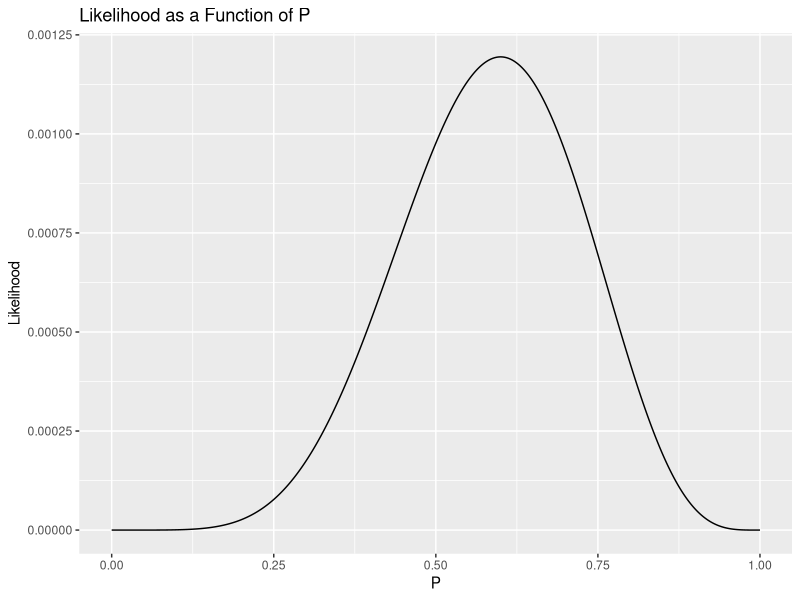
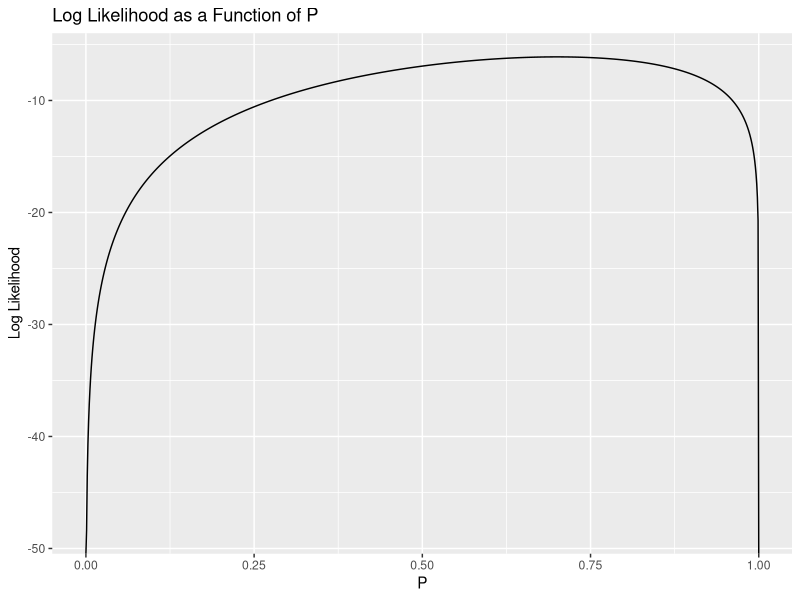
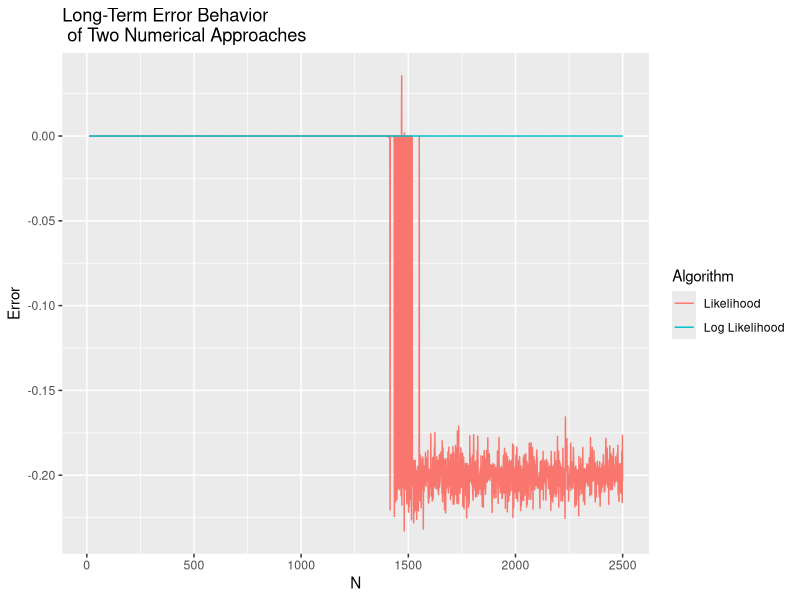

The R source for these figures, in order:
## ---- chunk 1
# Load some helpful libraries
library(tidyverse)
## ---- chunk 2

p.parameter <- 0.8  # set the probability parameter to 0.8 
sequence <- rbinom(10, 1, p.parameter) # generates a binomial distribution with number of trials = 1, number of observations = 10, and probability of success = 0.8
## ---- chunk 3
# creating a likelihood function that takes two parameters: a probbility of events as sequence and a probability of success
likelihood <- function(sequence, p.parameter) 
{
  likelihood <- 1  # assign 1 to likelihood
 
  for (i in 1:length(sequence))  #loop through the sequence vector startig at 1 to the lenght of the sequence
  {
    if (sequence[i] == 1) # in case the sequence is 1 then likelihood will be equal to the likelihood times the parameter
    {
      likelihood <- likelihood * p.parameter  
    }
    else # otherwise likelihood estimation will be equal to the likelihood * the difference of 1 from the probability fo success
    {
      likelihood <- likelihood * (1 - p.parameter)
    }
  }
 
  return(likelihood) # returns the likelihood maximum estimation 
}
## ---- chunk 4
possible.p <- seq(0, 1, by = 0.001)   # generate a sequence from 0 to 1 by increasing values by 0.001
#line plot based on sequence values and the likelihood maximum extimation
qplot(possible.p,
      sapply(possible.p, function (p) {likelihood(sequence, p)}), # grouping the generated sequence with  the created likelihood function using a un-named function that takes a parameter p 
      geom = 'line',
      main = 'Likelihood as a Function of P',
      xlab = 'P',
      ylab = 'Likelihood')
## ---- chunk 5
# create a maximum likelihood estimation by calling the optimize method
mle.results <- optimize(function(p) {likelihood(sequence, p)}, # searches the interval from lower an upper bettern the interval 0 and 1
                        interval = c(0, 1),
                        maximum = TRUE) # macimum should be use
 
mle.results   # return the mle results 
## ---- chunk 6

error.behavior <- data.frame() # create a data frame 
 
for (n in 10:2500) # loop through a set of numbers from 10 to 2500
{
  sequence <- rbinom(n, 1, p.parameter)    #  for each value in n generates random binomial distribution with number of trials = 1, and umber of observations = to the value of n, using the probability of success
 
  likelihood.results <- optimize(function(p) {likelihood(sequence, p)},
                                 interval = c(0, 1),
                                 maximum = TRUE)
 
  true.mle <- mean(sequence)
 
  likelihood.error <- true.mle - likelihood.results$maximum
 
  error.behavior <- rbind(error.behavior,
                          data.frame(N = n,
                                     Error = likelihood.error,
                                     Algorithm = 'Likelihood'))
}
## ---- chunk 7
sequence <- rbinom(2500, 1, p.parameter)
 
likelihood.results <- optimize(function(p) {likelihood(sequence, p)},
                               interval = c(0, 1),
                               maximum = TRUE)
 
likelihood.results
## ---- chunk 8
log.likelihood <- function(sequence, p)
{
  log.likelihood <- 0
 
  for (i in 1:length(sequence))
  {
    if (sequence[i] == 1)
    {
      log.likelihood <- log.likelihood + log(p)
    }
    else
    {
      log.likelihood <- log.likelihood + log(1 - p)
    }
  }
 
  return(log.likelihood)
}
## ---- chunk 9
sequence <- c(0, 1, 1, 1, 1, 1, 1, 0, 1, 0)
possible.p <- seq(0, 1, by = 0.001)
qplot(possible.p,
      sapply(possible.p, function (p) {log.likelihood(sequence, p)}),
      geom = 'line',
      main = 'Log Likelihood as a Function of P',
      xlab = 'P',
      ylab = 'Log Likelihood')
## ---- chunk 10
error.behavior <- data.frame()
 
for (n in 10:2500)
{
  sequence <- rbinom(n, 1, p.parameter)
 
  likelihood.results <- optimize(function(p) {likelihood(sequence, p)},
                                 interval = c(0, 1),
                                 maximum = TRUE)
 
  log.likelihood.results <- optimize(function(p) {log.likelihood(sequence, p)},
                                     interval = c(0, 1),
                                     maximum = TRUE)
 
  true.mle <- mean(sequence)
 
  likelihood.error <- true.mle - likelihood.results$maximum
  log.likelihood.error <- true.mle - log.likelihood.results$maximum
 
  error.behavior <- rbind(error.behavior,
                          data.frame(N = n,
                                     Error = likelihood.error,
                                     Algorithm = 'Likelihood'),
                          data.frame(N = n,
                                     Error = log.likelihood.error,
                                     Algorithm = 'Log Likelihood'))
}
 
ggplot(error.behavior, aes(x = N, y = Error)) + geom_line(aes(group = Algorithm, color = Algorithm)) + labs(title = 'Long-Term Error Behavior \n of Two Numerical Approaches', xlab = 'Sample Size', ylab = 'Deviation from True MLE')
